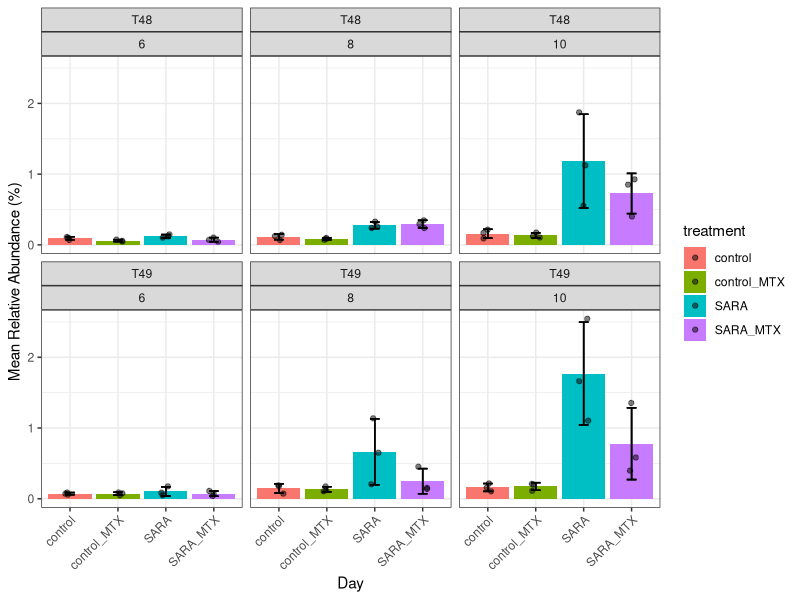

R code for this plot:
library(readr)
library(ggplot2)
library(tidyr)
library(dplyr)

df_vbcf_meta <- read_csv("data/meta/vbc_sample_map.csv", col_types = cols(.default = "c"))

df_classification <- read_csv("data/amplicon/classification/rusitec_forward-classification.csv", col_types = cols(.default = "c")) %>%
  
  mutate(genus_conf = as.numeric(genus_conf)) %>%
  
  filter(genus_conf > 0.8) %>%
  
  select(asv, phylum, family, genus)

df_meta <- read_csv("data/meta/meta_combined_exp1.csv", col_types = cols(.default = "c"))
df_time <- read_csv("data/meta/hours_to_day.csv", col_types = cols(.default = "c"))

df_asv_counts_filtered_rel_ab <- read_csv("data/amplicon/feature_tables/rusitec_forward-feature-table.csv") %>%
  
  gather(sample, count, -asv) %>%
  
  inner_join(df_vbcf_meta) %>%
  inner_join(df_time) %>%
  inner_join(df_meta) %>%
  
  filter(count > 0) %>%

  group_by(sample) %>%
  mutate(total_count = sum(count)) %>%
  ungroup() %>%
  
  mutate(rel_abundance = (count / total_count)*100) %>%
  
  filter(reactor != 'NC') %>%
  filter(time != "0") %>%
  filter(time != "288") %>%
  
  left_join(df_classification) 

df_asv_counts_metrics <- df_asv_counts_filtered_rel_ab %>%  

  group_by(asv, run, time, day, treatment) %>%
  mutate(mean_rel_abundance = mean(rel_abundance)) %>%
  mutate(sd_rel_abundance = sd(rel_abundance)) %>%
  ungroup() %>%
  
  select(asv, run, time, day, treatment, mean_rel_abundance, sd_rel_abundance, phylum, family, genus) %>%
  distinct() %>%
  
  filter(!(is.na(phylum))) %>%
  
  mutate(upper = mean_rel_abundance + sd_rel_abundance) %>%
  mutate(lower = mean_rel_abundance - sd_rel_abundance) 


df_plot_megasphaera_select <- df_asv_counts_metrics %>%
  
  filter(asv == "42cd88d12d9f9b60e784226a2cc22d5b") %>%
  
  inner_join(df_asv_counts_filtered_rel_ab)

df_plot_megasphaera_select$day <- factor(df_plot_megasphaera_select$day, levels = c("6", "8", "10"))


ggplot(df_plot_megasphaera_select, aes(x = treatment, y = mean_rel_abundance, fill = treatment)) +
  
  theme_bw() +
  geom_bar(stat = "identity", position = "dodge") +
  geom_jitter(aes(y = rel_abundance), width = 0.1, height = 0, alpha = 0.5) +
  
  geom_errorbar(aes(ymin = lower, ymax = upper), width = 0.2) +
  
  facet_wrap(run~day) +
  
  ylab("Mean Relative Abundance (%)") +
  xlab("Day") + 
  theme(axis.text.x = element_text(angle = 45, hjust = 1)) 
